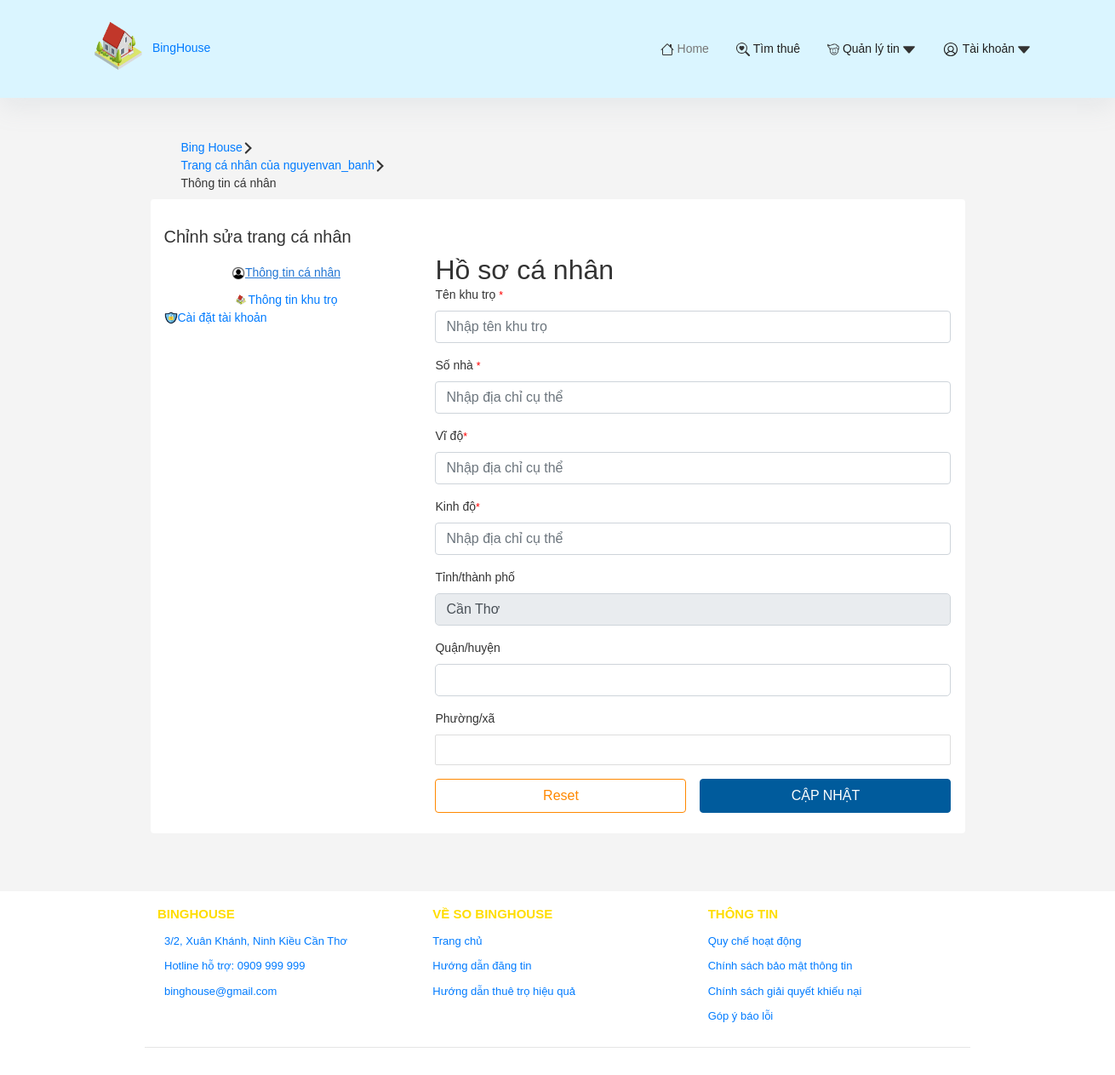
Page /setting_khutro.php (signed in) on the earlier database version.
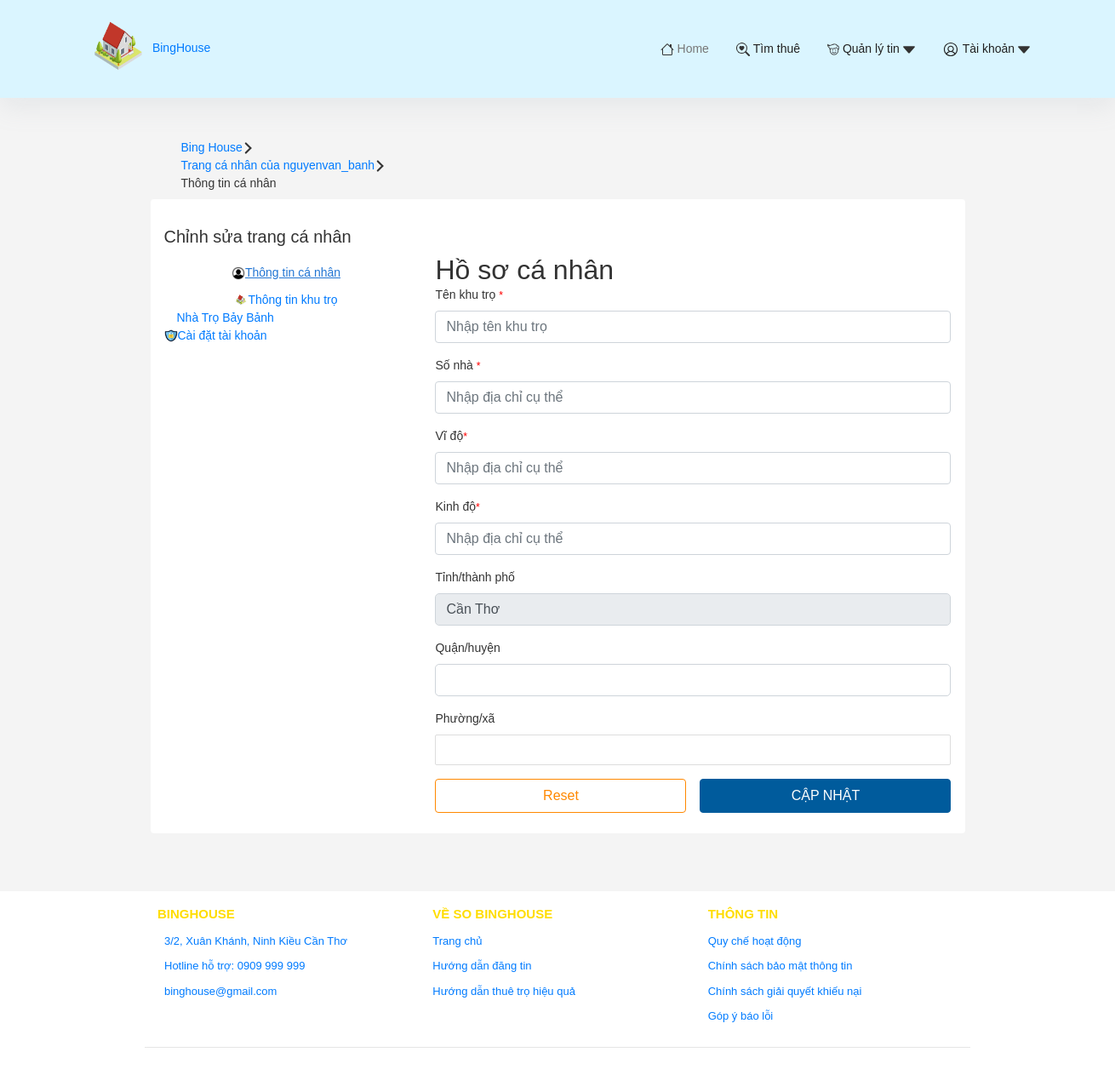
Same page on the later database version.
### tables this page shows
CREATE TABLE `khutro` (
  `ID_KHUTRO` int(11) NOT NULL,
  `ID_XA` int(11) NOT NULL,
  `ID_CKT` int(11) NOT NULL,
  `TENKHUTRO` varchar(30) NOT NULL,
  `SONHA` varchar(100) NOT NULL,
  `LAT_TRO` varchar(50) NOT NULL,
  `LONG_TRO` varchar(50) NOT NULL
);

### setting_khutro.php (the view, shortened to what the changed rows need)
<?php
  include './config/config.php';
$khutro = "SELECT a.ID_KHUTRO, a.TENKHUTRO
  FROM khutro as a, chukhutro as b
  WHERE a.ID_CKT = b.ID_CKT
  AND b.TENDANGNHAP='".$_SESSION['TENDANGNHAP']."'";
  $khutrosql = mysqli_query($conn,$khutro);
?>
<!DOCTYPE html>
<html lang="en">
<?php
  include './incl/header.php'
  ?>
          <div class="l1tlqmyy">
   <div class="g1gd5utk withWidth withGutter c29gcq6" style="--c29gcq6-0:100%;--c29gcq6-1:4px;--c29gcq6-4:-8px;--c29gcq6-5:-8px;--c29gcq6-9:8px;--c29gcq6-13:100%;--c29gcq6-14:6px;--c29gcq6-17:-12px;--c29gcq6-18:-12px;--c29gcq6-22:12px;--c29gcq6-26:100%;--c29gcq6-27:8px;--c29gcq6-30:-16px;--c29gcq6-31:-16px;--c29gcq6-35:16px;--c29gcq6-39:100%;--c29gcq6-40:12px;--c29gcq6-43:-24px;--c29gcq6-44:-24px;--c29gcq6-48:24px;--c29gcq6-52:100%;--c29gcq6-53:16px;--c29gcq6-56:-32px;--c29gcq6-57:-32px;--c29gcq6-61:32px">
      <div class="g1gd5utk swjo00u" style="--swjo00u-0:initial;--swjo00u-1:initial;--swjo00u-3:initial;--swjo00u-6:initial;--swjo00u-9:initial;--swjo00u-12:initial;--swjo00u-15:initial">
          <div class="withSpan snf9jyk" style="--snf9jyk-0:initial;--snf9jyk-1:initial;--snf9jyk-2:100%;--snf9jyk-4:initial;--snf9jyk-6:100%;--snf9jyk-8:initial;--snf9jyk-10:100%;--snf9jyk-12:initial;--snf9jyk-14:33.33333333333333%;--snf9jyk-16:initial;--snf9jyk-18:33.33333333333333%;--snf9jyk-20:initial">
          <p class="trc72lf">
            <a href="setting.php"  rel="noreferrer"><br><img src="image/canhan.png" width="16" height="16">Thông tin cá nhân</a><br>
               <div class="container">
                     <div class="dropdown">
                     <?php if (($khutrosql)) {?>
                           <?php foreach ($khutrosql as $key => $value) {?>
                              <a href="setting_khutro.php?ID_KHUTRO=<?php echo $value['ID_KHUTRO'] ?>"><?php echo $value['TENKHUTRO'] ?></a>
                           <?php } ?>
                           <?php } ?>
                     </div>
                  </div>
              <a href="repassword.php"  rel="noreferrer"><img src="image/khoak.png" width="16" height="16">Cài đặt tài khoản</a><br>
            </p>
         </div>
          <div class="withSpan snf9jyk" style="--snf9jyk-0:initial;--snf9jyk-1:initial;--snf9jyk-2:100%;--snf9jyk-4:initial;--snf9jyk-6:100%;--snf9jyk-8:initial;--snf9jyk-10:100%;--snf9jyk-12:initial;--snf9jyk-14:66.66666666666666%;--snf9jyk-16:initial;--snf9jyk-18:66.66666666666666%;--snf9jyk-20:initial">
                     <div class="l1kr9d9v">
                     <div class="wizard-tab-content">
   <div role="tabpanel" id="Liênhệ1" aria-labelledby="step-Liênhệ1" class="wizard-tab-container" style="">
   <div>
    <h2><div class="ten">Hồ sơ cá nhân</div></h2>
</div>
</div>
            </div>
         </div>
      </div>
   </div>
</div>
</div>
</body>
    </body>
</html>

Differences in the rows shown:
added khutro: TENKHUTRO "Nhà Trọ Bảy Bảnh"
